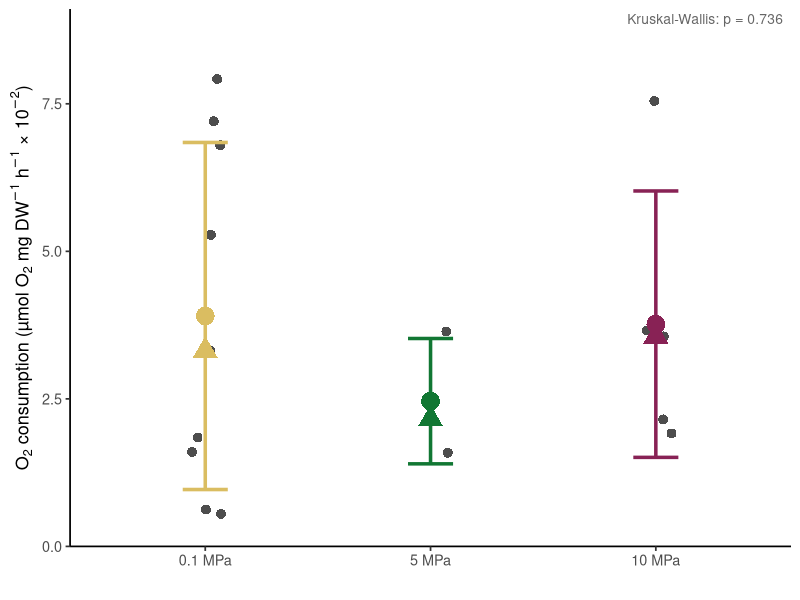

Write the R code that produced this figure. (Note: this script raises an error after producing the figure.)
# ================================================
# 03 - Respiration rates & biomass normalisation
# ================================================
# Description : Compute per-individual O2 consumption slopes (µmol O2/L/ind/h),
#               estimate dry weight from body length, and calculate
#               respiration rates normalised to dry weight (µmol O2/mg DW/h).
# Author      : Élodie M.A. Jacob
# Date        : 2026
# ================================================

library(dplyr)
library(ggplot2)
library(rstatix)


# ============================================================
# 0. LOAD DATA
# ============================================================

# Merged dataset produced by script 02
all_experiments <- read.csv("outputs/data_corrected/all_experiments.csv")

# Keep zooplankton chambers only (exclude blanks)
zoo_all <- all_experiments[all_experiments$Condition %in% c("ZooHP", "ZooATM"), ]


# ============================================================
# 1. INDIVIDUAL RESPIRATION SLOPES (µmol O2 / L / h)
# ============================================================
# One linear regression per individual (O2 ~ Time).
# The slope (coefficient of Time) gives the O2 change rate in µmol/L/h.
# Slopes are expected to be negative (O2 decreases over time).

zoo_all$Slope <- NA

for (i in unique(zoo_all$ID)) {
  idx               <- zoo_all$ID == i
  fit               <- lm(O2 ~ Time, data = zoo_all[idx, ])
  zoo_all$Slope[idx] <- coef(fit)["Time"]
}


# ============================================================
# 2. BIOMASS ESTIMATION FROM PROSOME LENGTH
# ============================================================
# Dry weight (DW) estimated from prosome length using the allometric
# relationship for Neocalanus flemingeri / plumchrus (Pacific):
#   DW (mg) = 0.01841 × Length (mm) ^ 2.457
# Source: doi:10.6620/ZS.2017.56-13

length_data       <- read.csv("data/raw/length_respi_Neocalanus_gracilis_final.csv", sep = ";")
length_data$DW_mg <- 0.01841 * (length_data[, "Length..mm."])^2.457

zoo_all <- left_join(zoo_all, length_data, by = "ID")


# ============================================================
# 3. MASS-NORMALISED RESPIRATION RATE (µmol O2 / mg DW / h)
# ============================================================
# Slope (µmol/L/h) × chamber volume (L) / dry weight (mg).
# Result is negative by convention (O2 consumption); sign is
# reversed only for display purposes in section 5.

CHAMBER_VOL_mL <- 5   # volume of the respiration chamber in mL

zoo_all$Resp_umol_mgDW_h <- (zoo_all$Slope * (CHAMBER_VOL_mL / 1000)) / zoo_all$DW_mg


# ============================================================
# 4. SUMMARY TABLE (one row per individual)
# ============================================================

resp_summary <- zoo_all %>%
  group_by(ID, Condition, Pressure_MPa, Experiment, DW_mg) %>%
  summarise(
    Slope_umol_L_h   = unique(Slope),
    Resp_umol_mgDW_h = unique(Resp_umol_mgDW_h),
    .groups = "drop"
  )

# Ordered pressure factor for consistent plotting
resp_summary$Pressure_char <- factor(
  as.character(resp_summary$Pressure_MPa),
  levels = c("0.1", "5", "10")
)

print(resp_summary)


# ============================================================
# 5. STATISTICAL TEST
# ============================================================
# Kruskal-Wallis test (non-parametric, small and unequal group sizes).
# O2 consumption expressed as positive values for the test.

kw       <- kruskal.test(-Resp_umol_mgDW_h ~ Pressure_char, data = resp_summary)
kw_label <- paste0("Kruskal-Wallis: p = ", round(kw$p.value, 3))

cat(kw_label, "\n")


# ============================================================
# 6. FIGURE – Individual respiration rates by pressure
# ============================================================
# Display convention: O2 consumption shown as positive values (-Slope).
# Each point = one individual; large point = group mean; bars = ± 1 SD.
# Kruskal-Wallis p-value annotated in the top-right corner.


pressure_colors <- c("0.1" = "#DABD61FF",
                     "5"   = "#117733",
                     "10"  = "#882255")

df_summary <- resp_summary %>%
  group_by(Pressure_char) %>%
  summarise(
    mean_resp   = mean(  -Resp_umol_mgDW_h * 100, na.rm = TRUE),
    sd_resp     = sd(    -Resp_umol_mgDW_h * 100, na.rm = TRUE),
    median_resp = median(-Resp_umol_mgDW_h * 100, na.rm = TRUE),
    .groups = "drop"
  )

p_resp <- ggplot(
  resp_summary,
  aes(
    x     = Pressure_char,
    y     = -Resp_umol_mgDW_h * 100,
    fill  = Pressure_char,
    color = Pressure_char
  )
) +
  
  # Individual data points
  geom_point(
    alpha    = 0.7,
    size     = 3,
    shape    = 16,
    color="black",
    position = position_jitter(width = 0.08, seed = 42)
  ) +
  
  # Mean ± sd error bars
  geom_errorbar(
    data = df_summary,
    aes(
      x    = Pressure_char,
      y    = mean_resp,
      ymin = mean_resp - sd_resp,
      ymax = mean_resp + sd_resp
    ),
    width     = 0.2,
    linewidth = 1.2
  ) +
  
  # Group mean points
  geom_point(
    data  = df_summary,
    aes(x = Pressure_char, y = mean_resp),
    shape = 16,
    size  = 6
  ) +
  
  # Median point
  geom_point(
    data  = df_summary,
    aes(x = Pressure_char, y = median_resp),
    shape = 17,
    size  = 6
  ) +
  
  # Kruskal-Wallis p-value
  annotate(
    "text",
    x = Inf, y = Inf,
    label = kw_label,
    hjust = 1.05, vjust = 1.5,
    size  = 3.5, color = "grey40"
  ) +
  
  scale_fill_manual(values  = pressure_colors) +
  scale_color_manual(values = pressure_colors) +
  
  scale_x_discrete(
    labels = c("0.1" = "0.1 MPa", "5" = "5 MPa", "10" = "10 MPa")
  ) +
  
  scale_y_continuous(
    limits = c(0, NA),
    expand = expansion(mult = c(0, 0.15))
  ) +
  
  labs(
    x = "",
    y = expression(O[2]~consumption~"("*µmol~O[2]~mg~DW^{-1}~h^{-1}~"\u00d7"~10^{-2}*")")
  ) +
  
  theme_classic(base_size = 13) +
  theme(legend.position = "none")

print(p_resp)


# ============================================================
# 7. SAVE OUTPUTS
# ============================================================

write.csv(resp_summary,
          "outputs/results/respiration_rates.csv",
          row.names = FALSE)

ggsave("outputs/figures/resp_rates_by_pressure.png",
       p_resp, width = 5, height = 5, dpi = 300)
